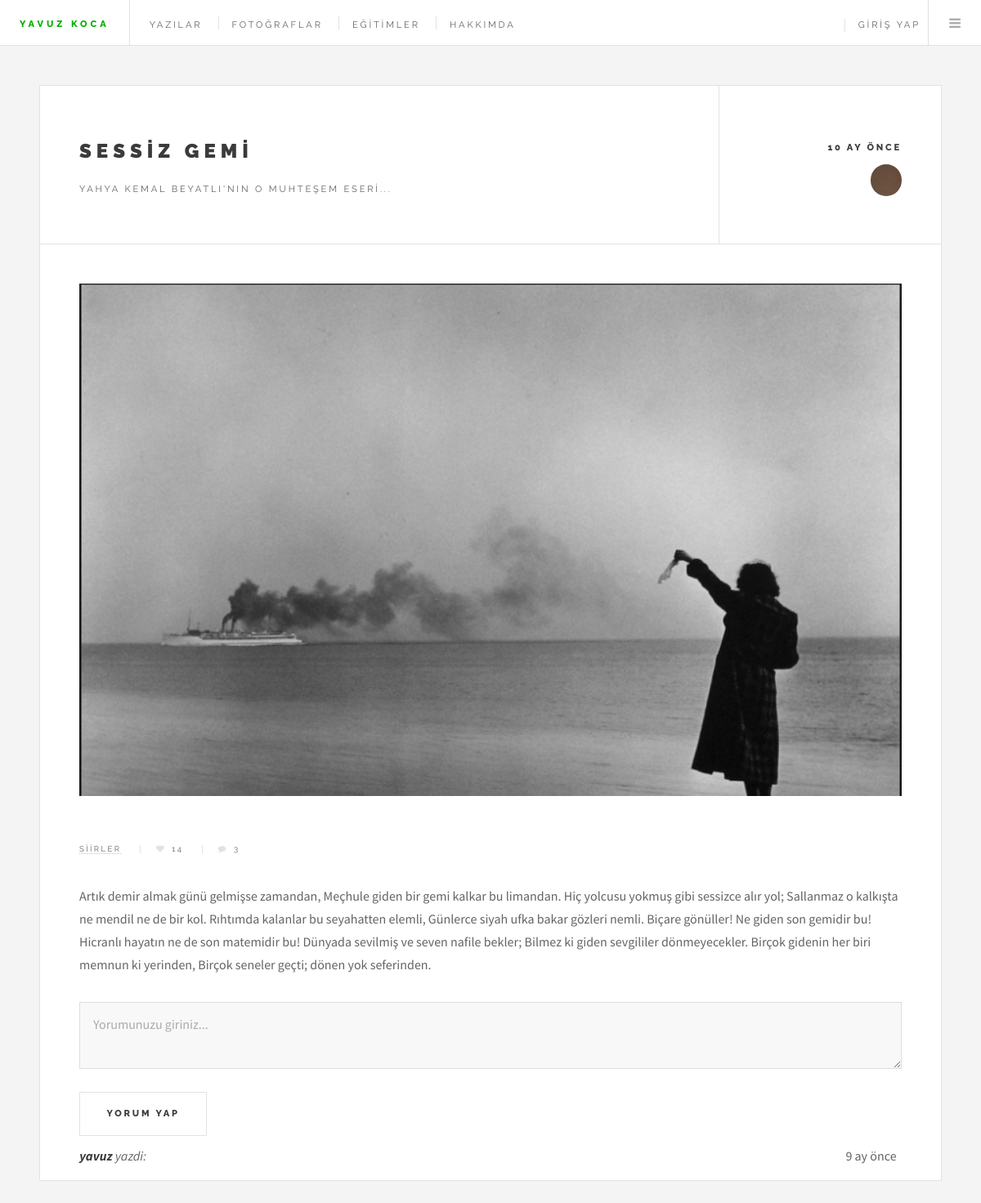
Page /oku.php?id=18 on the committed database.
### tables this page shows
CREATE TABLE IF NOT EXISTS `yazilar` (
  `id` int(11) NOT NULL AUTO_INCREMENT,
  `baslik` text NOT NULL,
  `alt_baslik` text NOT NULL,
  `icerik` text NOT NULL,
  `yazan` int(11) NOT NULL,
  `tarih` timestamp NOT NULL DEFAULT CURRENT_TIMESTAMP,
  `kategori` int(20) NOT NULL,
  `resim` text,
  PRIMARY KEY (`id`)
);

CREATE TABLE IF NOT EXISTS `kategori` (
  `id` int(11) NOT NULL AUTO_INCREMENT,
  `kategori_adi` text NOT NULL,
  PRIMARY KEY (`id`)
);

CREATE TABLE IF NOT EXISTS `like_table` (
  `id` int(11) NOT NULL AUTO_INCREMENT,
  `yazi_id` int(11) NOT NULL,
  `number` int(11) NOT NULL,
  PRIMARY KEY (`id`)
);

CREATE TABLE IF NOT EXISTS `yorumlar` (
  `id` int(11) NOT NULL AUTO_INCREMENT,
  `kullanici_adi` text NOT NULL,
  `yorum` text NOT NULL,
  `yazi_id` int(11) NOT NULL,
  `zaman` timestamp NOT NULL DEFAULT CURRENT_TIMESTAMP,
  PRIMARY KEY (`id`)
);

### oku.php (the view, shortened to what this page needs)
<?php
$id = $_GET["id"];
include_once("baglanti.php");
include_once("header.php");
$yazi_secme = mysqli_query($con,"SELECT * FROM `yazilar` WHERE `id` ='". mysqli_real_escape_string($con,$id)."'");
if(mysqli_num_rows($yazi_secme) == 0){
	header('Location: error.php');
}
else{
?>
					<div id="main">
						<?php
							while($satir = mysqli_fetch_assoc($yazi_secme)){
								if (!function_exists('yorum_ne_zaman')) {
								function yorum_ne_zaman(){
									$yorum_zamani = $GLOBALS['a'];$yil_ay = explode("-",$yorum_zamani);$new = $yil_ay[2];$gun = explode(" ",$new);
									$asd = $gun[1];$saat_dakika_saniye = explode(":",$asd);$now = date('d-m-Y');$now_gun_ay_yil = explode('-',$now);
									date_default_timezone_set('Asia/Baghdad');$saat = date("H:i:s");$now_saat_dakika_saniye = explode(':',$saat);
										$saniye_farki = $now_saat_dakika_saniye[2]-$saat_dakika_saniye[2];
										if($saniye_farki<0){
											$saniye_farki += 60;
											$now_saat_dakika_saniye[1] -= 1;
										}$dakika_farki = $now_saat_dakika_saniye[1]-$saat_dakika_saniye[1];if($dakika_farki<0){$dakika_farki += 60;$now_saat_dakika_saniye[0] -= 1;}$saat_farki = $now_saat_dakika_saniye[0]-$saat_dakika_saniye[0];
								if($saat_farki<0){$saat_farki += 12;$now_gun_ay_yil[0] -= 1;}$gun_farki = $now_gun_ay_yil[0]-$gun[0];if($gun_farki<0){$gun_farki += 30;
								$now_gun_ay_yil[1] -= 1;}$ay_farki = $now_gun_ay_yil[1]-$yil_ay[1];if($ay_farki<0){$ay_farki += 12;
								$now_gun_ay_yil[2] -= 1;}$yil_farki = $now_gun_ay_yil[2]-$yil_ay[0];if($yil_farki >= 1){echo $yil_farki." yıl önce";}
										else if($ay_farki>=1){
											echo $ay_farki." ay önce";}
										else if($gun_farki>0){
											echo $gun_farki." gün önce";}else if($saat_farki>0){echo $saat_farki." saat önce";}else if($dakika_farki>0){echo $dakika_farki." dakika önce";
								}else if($saniye_farki>0){echo $saniye_farki." saniye önce";}
								}}
								$yazar_secme = mysqli_query($con, "SELECT * FROM `kullanicilar` WHERE `id` = '".$satir["yazan"]."'");
								$yazar = mysqli_fetch_assoc($yazar_secme);
								$kategori_secme = mysqli_query($con, "SELECT * FROM `kategori` WHERE `id` = '".$satir["kategori"]."'");
								$kategori = mysqli_fetch_assoc($kategori_secme);
								$yorum_secme = mysqli_query($con,"SELECT * FROM `yorumlar` WHERE `yazi_id` ='". mysqli_real_escape_string($con,$id)."' ORDER BY `id` DESC");
								$begeni_secme = mysqli_query($con,"SELECT * FROM `like_table` WHERE `yazi_id` = '".$satir["id"]."' ");
								$begeni = mysqli_fetch_assoc($begeni_secme);
								$comments = mysqli_num_rows($yorum_secme);
								?>
								<article class="post">
									<header>
										<div class="title">
											<h2><a href="oku.php?id=<?php echo $satir['id']; ?>"><?php echo $satir["baslik"]; ?></a></h2>
											<?php if($satir["alt_baslik"]=="0"){}else{?>
											<p><?php echo $satir["alt_baslik"]; ?></p><?php }?>
										</div>
										<div class="meta">
											<time class="published" datetime="2015-11-01"><?php echo yorum_ne_zaman(); ?></time>
											<a href="javascript:;" class="author"><span class="name"><?php echo $yazar["adi"]; ?></span><img src="images/avatar.jpg" alt="" /></a>
										</div>
									</header><?php if($satir["resim"]=="0"){ } else{?>
											<a href="javascript:;" class="image featured"><img src="images/<?php  echo $satir["resim"];?>" alt="" /></a><?php } ?>
									<footer>
									<ul class="stats">
											<li><a href="javascript:;"><?php echo $kategori["kategori_adi"]; ?></a></li>
											<li><a href="javascript:;" id="like" class="icon fa-heart" ><?php echo $begeni['number'];?></a></li>
											<li><a href="#son" class="icon fa-comment"><?php echo $comments; ?></a></li>
									</ul>
									</footer>
									<p><?php echo $satir['icerik']; ?></p>
									<footer>
									<div style="width:100%;">
										<textarea name="yorum" id="yorum" placeholder="Yorumunuzu giriniz..." ></textarea><br>
										<button id="yorum_yap" class="button big" name="son"><a name="son"></a>Yorum Yap</button>
										<div id="tum_yorumlar">
										<?php
											$yorum_secme = mysqli_query($con,"SELECT * FROM `yorumlar` WHERE `yazi_id` ='". mysqli_real_escape_string($con,$id)."' ORDER BY `id` DESC");
											while($yorum_satir = mysqli_fetch_assoc($yorum_secme)){
										?>
										<div id="sona_git" class="<?php echo $yorum_satir['id']; ?>" style="margin-top:10px;" >
											<span >
											<i><strong><?php echo $yorum_satir['kullanici_adi'];?>
												</strong> yazdi:</i>
											</span><div style="float:right;"><?php yorum_ne_zaman(); ?> &nbsp;<!--<i class="fa fa-thumbs-up" id="up<?php  ?>" style="cursor:pointer;" aria-hidden="true"><?php
											$yorum_begeni = mysqli_query($con, "SELECT * FROM `yorum_like` WHERE `yorum_id` ='".$yorum_satir['id']."'");
											while($yorum_begeni_satir = mysqli_fetch_assoc($yorum_begeni)){
											?></i>&nbsp;
											<i class="fa fa-thumbs-down" id="down<?php echo $yorum_satir['id']; ?>" style="cursor:pointer; " aria-hidden="true"><?php ?></i>-->
											</div><?php }
														if(isset($_SESSION['kullanici_id'])){
														if($yorum_satir['kullanici_adi'] == $_SESSION['kullanici_adi'] || $_SESSION['user_status'] > 2){
																?>
																<div style='float:right; margin-top:50px; margin-right:-80px; padding-right:-150px;'>
																	<button id='yorum_sil<?php echo $yorum_satir['id']; ?>'> Yorumu Sil</button>
																	<script>
																		$("#yorum_sil<?php echo $yorum_satir['id']; ?>").click(function(){
																			$.post("assets/ajax/yorum_sil2.php",{id: '<?php echo $yorum_satir['id']; ?> ' })
																			.done(function(data){
																				if(data == 'Basarili'){
																					$(".<?php echo $yorum_satir['id']; ?>").remove();
																				}
																				else{
																					alert('Başarısız');
																				}
																			});
																		});
																	</script>
																	<script>
																		$("#up<?php echo $yorum_satir['id']; ?>").click(function(){
																			$.post("assets/ajax/yorum_begen.php",{yorum_id:'<?php echo $yorum_satir['id']; ?>'})
																			.done(function(data){
																				if(data == 'Basarili'){
																					alert('basarili');
																				}
																				else{
																					alert('Başarısız');
																				}
																			});
																		});
																	</script>
																</div>
															<?php   }
														}
													?>
											<div style="background-color:#D3D3D3; padding:10px; ">
												<p> <?php echo $yorum_satir['yorum'] ?>
													<div style="float:right; margin-top:-110px;"></div>
												</p>
											</div>
										</div>
										<?php } ?>
										</div>
									</footer></div>
								</article>
								<script type="text/javascript" charset="iso-8859-1">
									$("#yorum_yap").click(function(){
										$.post("assets/ajax/yorum_yap.php", { kullanici_adi: $("#adi").val(), yorum: $("#yorum").val(), yazi_id: '<?php echo $satir['id']; ?>' })
										  .done(function( data ) {
											  if(data == 'Basarili'){
												$("#tum_yorumlar").prepend(function(){
														var a = encodeURI($("#yorum").val());
														return `
															<div>
															<span>
															<i><strong>`+"<?php if(isset($_SESSION['kullanici_id']))echo $_SESSION['kullanici_adi'];?>"+`
																</strong> yazdi:</i>
															</span>
															<div style="background-color:#D3D3D3; padding:10px; ">
																<p> `+ a +`
																</p>
															</div>
															</div>
														`;
												});
											}
												else{
													window.location.href = 'admin';
												}
										  });
									});
									$("#like").click(function(){
										$.post("assets/ajax/begeni.php",{yazi_id: '<?php echo $satir['id']; ?>'})
										.done(function(data){
											if(data == 'Basarili'){
												var button = document.getElementById('like');
												var attnum = <?php echo $begeni['number']; ?>;
												document.getElementById('like').innerHTML = ++attnum;
											}
											else if(data == 'Basarisiz'){
												window.location.href = 'admin';
											}
										});
									});
								</script>
								<?php
							}
							mysqli_free_result($yazi_secme);
							?>
					</div>
			</div>
	</body>
</html>
<?php }

### rows in the picture
yazilar: baslik "SESSIZ GEMI", alt_baslik "YAHYA KEMAL BEYATLI'NIN O MUHTEŞEM ESERI...", ay_farki "10", resim (picture), kategori.kategori_adi "SIIRLER", like_table.number "14", comments "3", icerik "Artık demir almak günü gelmişse zamandan, Meçhule giden bir gemi kalkar bu limandan. Hiç yolcusu yokmuş gibi sessizce alır yol; Sallanmaz o kalkışta ne mendil ne de bir kol. Rıhtımda kalanlar bu seyahatten elemli, Günlerce siyah ufka bakar gözleri nemli. Biçare gönüller! Ne giden son gemidir bu! Hicranlı hayatın ne de son matemidir bu! Dünyada sevilmiş ve seven nafile bekler; Bilmez ki giden sevgililer dönmeyecekler. Birçok gidenin her biri memnun ki yerinden, Birçok seneler geçti; dönen yok seferinden."
yorumlar: kullanici_adi "yavuz", ay_farki "9"
